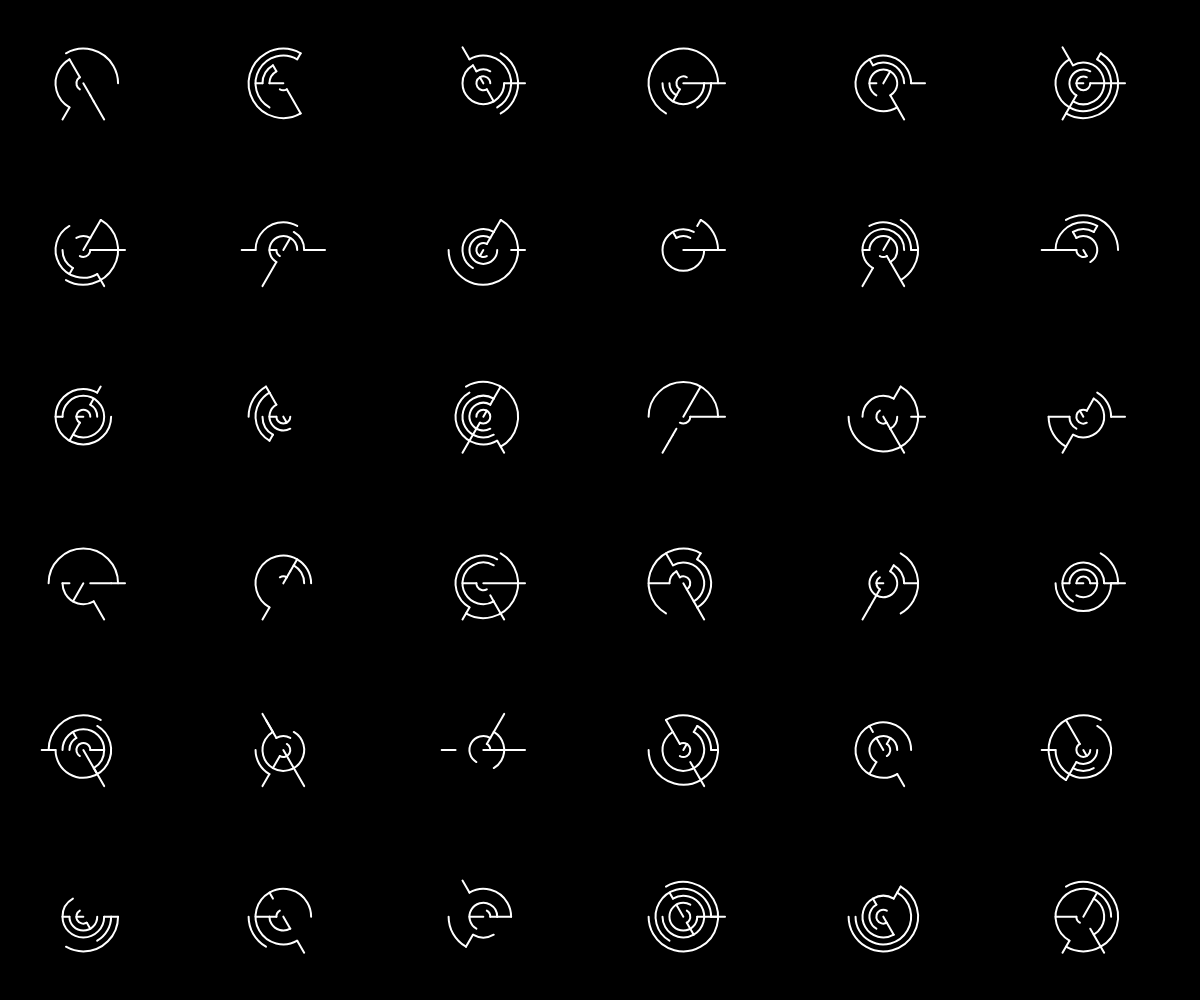
Frame 1 (no input)
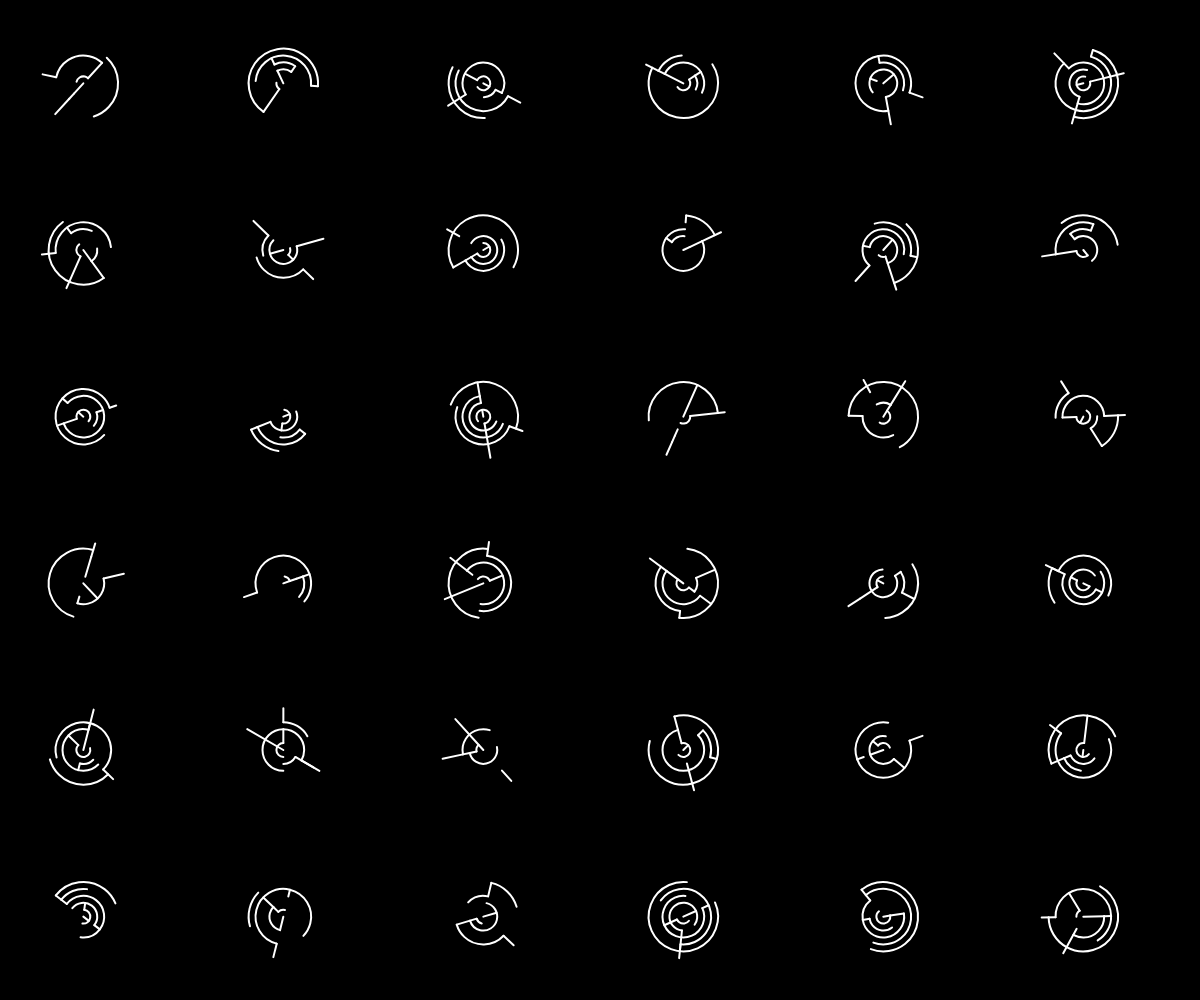
Frame 60 (no input)
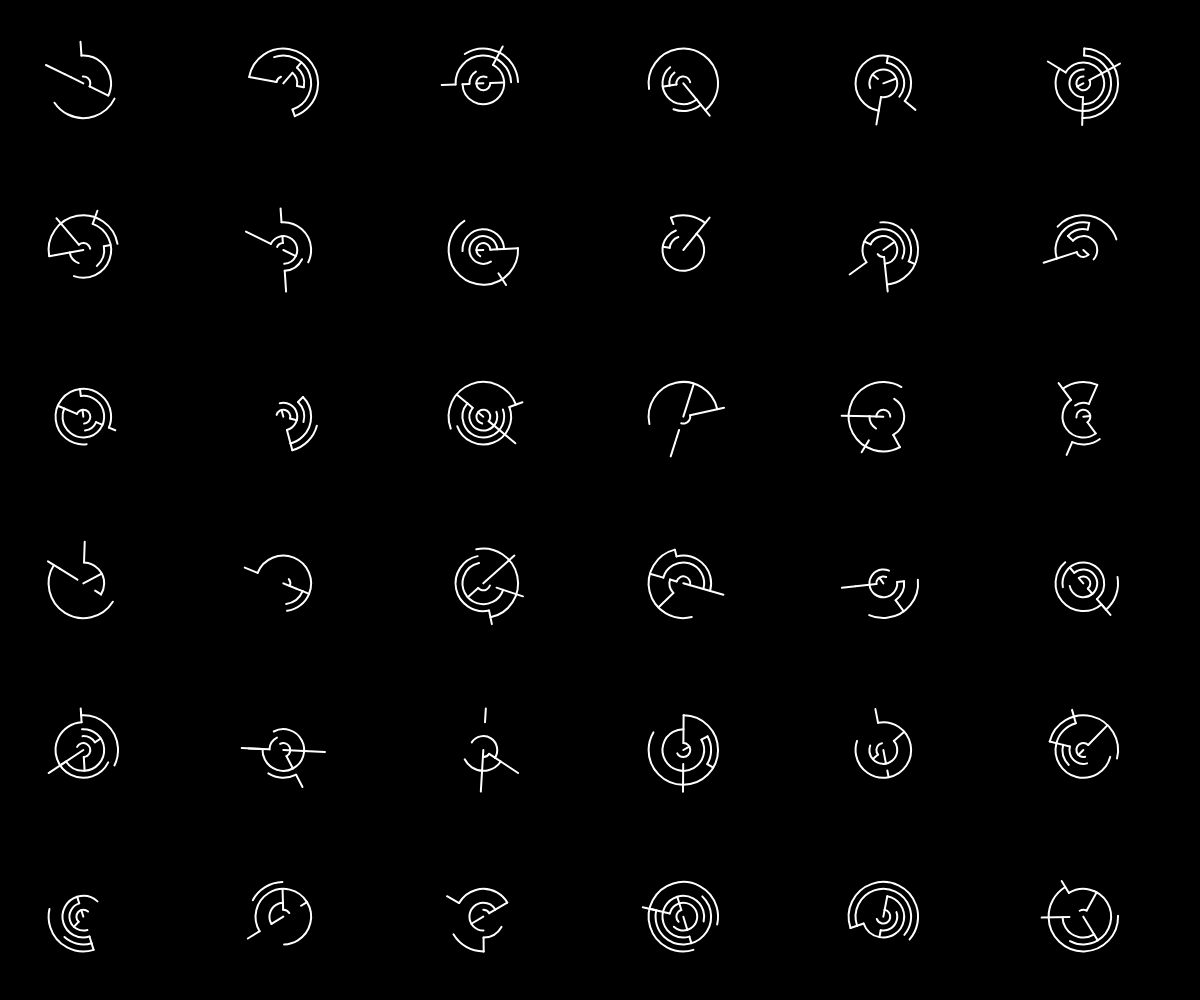
Frame 120 (the mouse pressed at the canvas centre since frame 60)

The p5.js sketch that drew these frames (run headless with seeded random() and noise() and a simulated clock; from frame 60 on, the mouse is pressed at the canvas centre):

// p5.js sketch
// ── sketch.js
nbrRadius=6;
nbrAngles=6;
r=0
nbr=6;

class Patern{
  constructor(x,y,r){
    this.center=createVector(x,y);
    this.r=r;
    this.radius=[];
    this.dices=[];
    this.lines=[];
    this.t=0;
    this.dt=random()*0.1-0.05
    for (let i=0;i<nbrRadius;i++){
      let da1=Math.floor(random(nbrAngles))
      let da2=Math.floor(random(nbrAngles))
      let a1=da1/nbrAngles*TWO_PI;
      let a2=da2/nbrAngles*TWO_PI;
      
      this.radius.push([a1,a2]);
      this.dices.push([da1,da2])
    }

    for (let i=0;i<this.dices.length-1;i++){
      let dice=this.dices[i];
      let des;
      let autre=-1;
      if (random()<0.5){des=dice[0]}else{des=dice[1]}
      for (let j=i+1;j<this.dices.length;j++){
        dice=this.dices[j];
        if (dice[0]>dice[1]){dice[1]+=nbrAngles};
        
        if (des>=dice[0] && des<=dice[1]){
          // Ca veut dire qu'on stop ici
          autre=j;
          break;
        }
      }
      if (autre==-1){autre=this.dices.length}
      let ang=des/nbrAngles*TWO_PI;
      let a1=i/nbrRadius*this.r/2;
      let a2=autre/nbrRadius*this.r/2;
      this.lines.push([a1*cos(ang),a1*sin(ang),a2*cos(ang),a2*sin(ang)]);
    }
  }
  show(){
    stroke(255);
    noFill();
    strokeWeight(2);
    push()
    translate(this.center.x,this.center.y)
    rotate(this.t)
    for (let i=0;i<this.radius.length;i++){
      arc(0,0,i/nbrRadius*this.r,i/nbrRadius*this.r,this.radius[i][0],this.radius[i][1]);
    }

    //console.log(this.dices)
    for (let ligne of this.lines){
      line(ligne[0],ligne[1],ligne[2],ligne[3])
    }
    pop()
    this.t+=this.dt;
  }
}
paterns=[];
function setup(){
  createCanvas(windowWidth,windowHeight);
  r=min(width,height)/2/nbr;
  for (let i=0;i<nbr;i++){
    for (let j=0;j<nbr;j++){
      x=r+i/nbr*width
      y=r+j/nbr*height
      paterns.push(new Patern(x,y,r))
    }
  }
}
function draw(){
  background(0);
  for (let patern of paterns){
    patern.show();
  }
}
